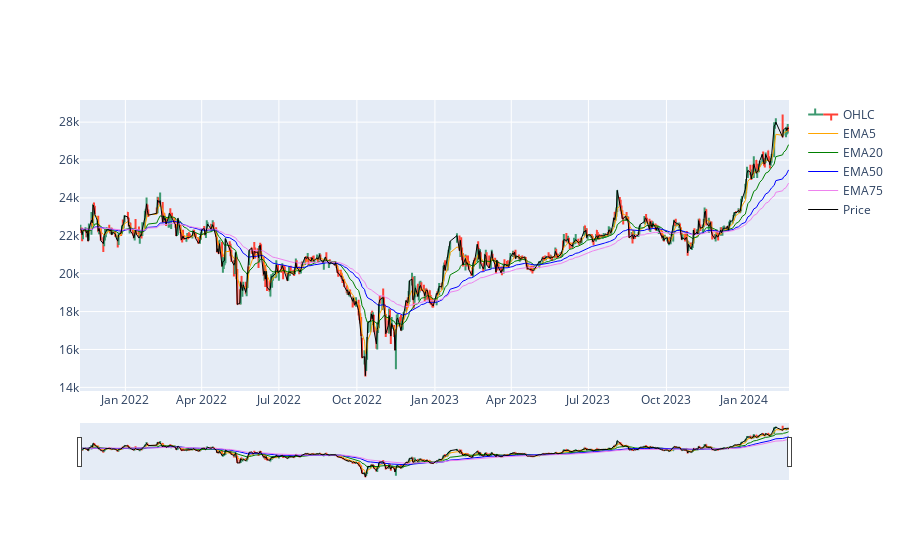

Notebook source saved alongside this figure:
### Code cell
import plotly.graph_objects as go
import plotly.io as pio
#SMA chart plotting for 5, 20, 50, 75 day moving averages
df['EMA5'] = df.close.ewm(span=5, adjust=False).mean()
df['EMA20'] = df.close.ewm(span=20, adjust=False).mean()
df['EMA50'] = df.close.ewm(span=50, adjust=False).mean()
df['EMA75'] = df.close.ewm(span=75, adjust=False).mean()
price_trace = go.Scatter(x=df.index, y=df['close'], line=dict(color='black', width=1), name="Price")

fig = go.Figure(data=[
    go.Ohlc(x=df.index,
            open=df['open'],
            high=df['high'],
            low=df['low'],
            close=df['close'], name="OHLC"),
    go.Scatter(x=df.index, y=df['EMA5'], line=dict(color='orange', width=1), name="EMA5"),
    go.Scatter(x=df.index, y=df['EMA20'], line=dict(color='green', width=1), name="EMA20"),
    go.Scatter(x=df.index, y=df['EMA50'], line=dict(color='blue', width=1), name="EMA50"),
    go.Scatter(x=df.index, y=df['EMA75'], line=dict(color='violet', width=1), name="EMA75"),
    price_trace  
])

pio.show(fig)

### Figure 1 — Plotly figure (JSON) as saved in the notebook; plotly's stock layout.template omitted (floating-point values rounded to 4 significant figures; data arrays with more than 128 entries replaced by an {"elided": "..."} marker saying what was removed)
{"data": [{"close": {"elided": "570 int values"}, "high": {"elided": "570 int values"}, "low": {"elided": "570 int values"}, "name": "OHLC", "open": {"elided": "570 int values"}, "type": "ohlc", "x": {"elided": "570 str values"}}, {"line": {"color": "orange", "width": 1}, "name": "EMA5", "type": "scatter", "x": {"elided": "570 str values"}, "y": {"elided": "570 float values"}}, {"line": {"color": "green", "width": 1}, "name": "EMA20", "type": "scatter", "x": {"elided": "570 str values"}, "y": {"elided": "570 float values"}}, {"line": {"color": "blue", "width": 1}, "name": "EMA50", "type": "scatter", "x": {"elided": "570 str values"}, "y": {"elided": "570 float values"}}, {"line": {"color": "violet", "width": 1}, "name": "EMA75", "type": "scatter", "x": {"elided": "570 str values"}, "y": {"elided": "570 float values"}}, {"line": {"color": "black", "width": 1}, "name": "Price", "type": "scatter", "x": {"elided": "570 str values"}, "y": {"elided": "570 int values"}}], "layout": {}}
